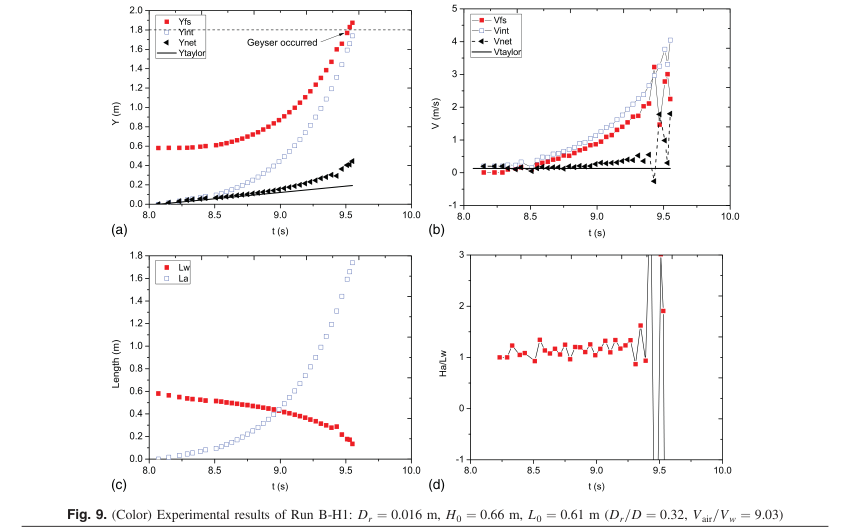
#> input picture tests/test_02_cong2017/cases/BH1_Dr16_H066_L061/reference/paper_scans/fig9_bh1_riser.png, 1700 x 1063 px, found by its file name (shown at 1/2 size)
$ python caseA_digitize_paper.py
#> lines starting #> are read from the running program, lines starting #| are printed output that depends on the picture; after the words box and inside, x2 and y2 are one past the last pixel; in counts of white or black regions, pixels touching at a corner belong together
# -*- coding: utf-8 -*-
"""Digitize the Run B-H1 measurements from the Cong (2017) figure scans:

  * Fig. 9(a)  -- Yfs (red filled squares) and Yint (blue open squares) vs t,
                  axes t = 8..10 s, Y = 0..2.0 m;
  * Fig. 10(a) -- PT1 pressure trace H/H0 vs t (Run B-1, same condition as
                  B-H1 on the video-camera series), axes t = 0..13 s(x ticks
                  0,2,...,12; box spans 0..13), H/H0 = 0..4 (red line = PT1).

Outputs digitized/fig9a_levels.csv, digitized/fig10a_pt1.csv + debug overlays.
Plot-box pixel anchors were measured with _probe_fig_boxes.py.
"""
import csv
from pathlib import Path

import numpy as np
import matplotlib
matplotlib.use("Agg")
import matplotlib.pyplot as plt
import matplotlib.image as mpimg

HERE = Path(__file__).resolve().parent
DIG = HERE / "digitized"
DIG.mkdir(exist_ok=True)

# ---------------------------------------------------------------- Fig. 9(a)
# box: x 297..822 px = t 8..10 s ; y 17..416 px = Y 2.0..0.0 m
F9 = dict(x0=297.0, x1=822.0, t0=8.0, t1=10.0, y0=416.0, y1=17.0, v0=0.0, v1=2.0)


def px_to_val(box, px, py):
    t = box["t0"] + (px - box["x0"]) / (box["x1"] - box["x0"]) * (box["t1"] - box["t0"])
    v = box["v0"] + (py - box["y0"]) / (box["y1"] - box["y0"]) * (box["v1"] - box["v0"])
    return t, v


def cluster_points(mask, min_px=4):
    """connected components -> centroids (cx, cy, size)"""
    import scipy.ndimage as ndi
    lab, n = ndi.label(mask)
    out = []
    for i in range(1, n + 1):
        ys, xs = np.where(lab == i)
        if xs.size >= min_px:
            out.append((float(xs.mean()), float(ys.mean()), int(xs.size)))
    return out


def digitize_fig9a():
    img = mpimg.imread(HERE / "paper_scans" / "fig9_bh1_riser.png")
#> img is the input picture: shape (1063, 1700, 3) float32; mean R, G, B 0.977, 0.972, 0.973
    rgb = img[..., :3]
    H, W = rgb.shape[:2]
#> H = 1063; W = 1700
    r, g, b = rgb[..., 0], rgb[..., 1], rgb[..., 2]
    # panel (a) interior only
    inbox = np.zeros((H, W), bool)
    inbox[int(F9["y1"]) + 3:int(F9["y0"]) - 1, int(F9["x0"]) + 3:int(F9["x1"]) - 1] = True
    # legend box (top-left of panel a): mask out
    inbox[15:120, 300:470] = False

    red = (r > 0.55) & (g < 0.45) & (b < 0.45) & inbox            # Yfs filled squares
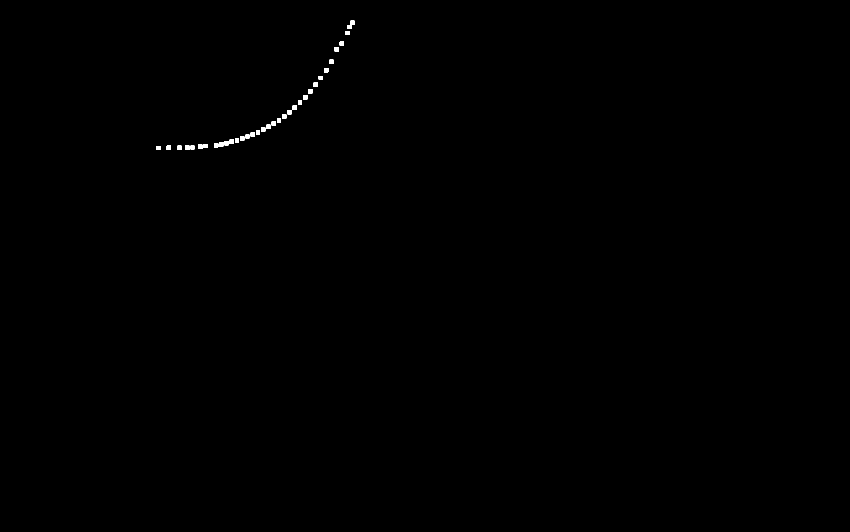
#> red: shape (1063, 1700) bool (shown at 1/2 size); 0.15% white; 34 white regions, largest, box (x1, y1, x2, y2) and area: (695, 41, 709, 58) 145, (606, 190, 615, 199) 81, (585, 211, 594, 220) 81
    blue = (b > 0.45) & (b - r > 0.12) & (b - g > 0.08) & inbox   # Yint open squares
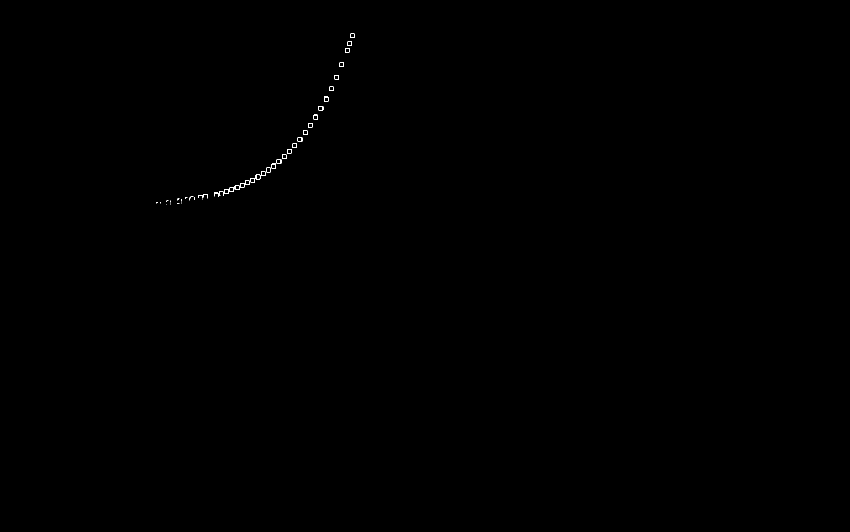
#> blue: shape (1063, 1700) bool (shown at 1/2 size); 0.06% white in thin lines or dots, all inside (x1, y1, x2, y2) = (312, 67, 710, 409)

    pts_fs = cluster_points(red, min_px=6)
#> in cluster_points, `lab, n = ndi.label(mask)`: lab: shape (1063, 1700) int32; 35 distinct labels, from 0 to 34
#> in cluster_points, `lab, n = ndi.label(mask)`: n = 34
#> after the loop in cluster_points, `for i in range(1, n + 1):`: out = 34 items, first 6: (701.7, 49.25, 145), (694, 65.5, 72), (683.1, 87, 79), (673, 98.05, 80), (662.5, 123, 72), (652, 139.9, 80)
#> pts_fs has the same summary as out in cluster_points
    pts_int = cluster_points(blue, min_px=4)
#> in cluster_points (call 2), `lab, n = ndi.label(mask)`: lab: shape (1063, 1700) int32; 46 distinct labels, from 0 to 45
#> the loop in cluster_points (call 2), `for i in range(1, n + 1):` made 45 passes
#> (ys, xs) on passes 31 to 36: ([393, 393, 393, 393, 393, 393, 394, 394, 395, 395, 396], [381, 382, 383, 384, 385, 386, 380, 381, 380, 381, 380]), ([394, 395, 396, 397, 398, 399], [389, 389, 389, 389, 389, 389]), ([395, 395, 395, 395, 395, 396, 397], [370, 371, 372, 373, 374, 370, 370]), ([395, 396, 397, 398, 399, 400], [378, 378, 378, 378, 378, 378]), ([397, 397, 397, 397, 398, 398, 398, 398, 399, 400], [355, 356, 357, 358, 354, 355, 356, 357, 354, 354]), ([397, 398], [404, 404])
#> pts_int = 40 items, first 6: (705.1, 71.21, 39), (699, 87, 32), (694, 100, 32), (683, 129, 32), (673, 154, 32), (663.1, 177.2, 39)

    rows = []
    for cx, cy, _ in pts_fs:
        t, v = px_to_val(F9, cx, cy)
        rows.append((t, v, "fs"))
#> this loop made 34 passes
#> (cx, cy, t, v) on passes 1 to 12: (701.7, 49.25, 9.54, 1.84), (694, 65.5, 9.51, 1.76), (683.1, 87, 9.47, 1.65), (673, 98.05, 9.43, 1.59), (662.5, 123, 9.39, 1.47), (652, 139.9, 9.35, 1.38), (641.1, 155.5, 9.31, 1.31), (631, 168.9, 9.27, 1.24), (620, 182.1, 9.23, 1.17), (610, 194, 9.19, 1.11), (599.5, 205, 9.15, 1.06), (589, 215, 9.11, 1.01)
#> after the loop, rows = 34 items, first 6: (9.54, 1.84, 'fs'), (9.51, 1.76, 'fs'), (9.47, 1.65, 'fs'), (9.43, 1.59, 'fs'), (9.39, 1.47, 'fs'), (9.35, 1.38, 'fs')
    for cx, cy, _ in pts_int:
        t, v = px_to_val(F9, cx, cy)
        rows.append((t, v, "int"))
#> this loop made 40 passes
#> (cx, cy, t, v) on passes 1 to 12: (705.1, 71.21, 9.55, 1.73), (699, 87, 9.53, 1.65), (694, 100, 9.51, 1.58), (683, 129, 9.47, 1.44), (673, 154, 9.43, 1.31), (663.1, 177.2, 9.39, 1.2), (651.9, 197, 9.35, 1.1), (641.9, 216, 9.31, 1), (631, 233.1, 9.27, 0.917), (620, 250, 9.23, 0.832), (610, 265, 9.19, 0.757), (600, 278.5, 9.15, 0.689)
#> after the loop, rows = 74 items, first 6: (9.54, 1.84, 'fs'), (9.51, 1.76, 'fs'), (9.47, 1.65, 'fs'), (9.43, 1.59, 'fs'), (9.39, 1.47, 'fs'), (9.35, 1.38, 'fs')
    rows.sort()
    with (DIG / "fig9a_levels.csv").open("w", newline="") as f:
        w = csv.writer(f)
        w.writerow(["t_s", "Y_m", "kind"])
        for t, v, k in rows:
            w.writerow([f"{t:.4f}", f"{v:.4f}", k])
#> this loop made 74 passes
#> (t, v, k) on passes 1 to 12: (8.06, 0.0576, 'int'), (8.07, 0.604, 'fs'), (8.14, 0.0727, 'int'), (8.15, 0.606, 'fs'), (8.17, 0.0677, 'int'), (8.22, 0.0907, 'int'), (8.22, 0.0501, 'int'), (8.23, 0.606, 'fs'), (8.25, 0.0802, 'int'), (8.28, 0.103, 'int'), (8.29, 0.607, 'fs'), (8.31, 0.0927, 'int')

    fig, (a1, a2) = plt.subplots(1, 2, figsize=(13, 5))
    a1.imshow(rgb)
    for cx, cy, _ in pts_fs:
        a1.plot(cx, cy, "o", ms=4, mfc="none", mec="#16a34a")
#> this loop made 34 passes
#> (cx, cy) on passes 1 to 12: (701.7, 49.25), (694, 65.5), (683.1, 87), (673, 98.05), (662.5, 123), (652, 139.9), (641.1, 155.5), (631, 168.9), (620, 182.1), (610, 194), (599.5, 205), (589, 215)
    for cx, cy, _ in pts_int:
        a1.plot(cx, cy, "s", ms=4, mfc="none", mec="#f59e0b")
#> this loop made 40 passes
#> (cx, cy) on passes 1 to 12: (705.1, 71.21), (699, 87), (694, 100), (683, 129), (673, 154), (663.1, 177.2), (651.9, 197), (641.9, 216), (631, 233.1), (620, 250), (610, 265), (600, 278.5)
    a1.set_xlim(250, 900); a1.set_ylim(450, 0)
    a1.set_title("Fig.9(a): detected markers (green=Yfs, orange=Yint)")
    for k, c, m in (("fs", "#dc2626", "s"), ("int", "#2563eb", "o")):
        xs = [t for t, v, kk in rows if kk == k]
        ys = [v for t, v, kk in rows if kk == k]
        a2.plot(xs, ys, m, ms=4, mfc="none", mec=c, label=k)
    a2.set_xlim(8, 10); a2.set_ylim(0, 2)
    a2.grid(alpha=0.3); a2.legend()
    a2.set_title("digitized Fig.9(a): Yfs / Yint vs t")
    fig.tight_layout()
    fig.savefig(DIG / "debug_fig9a.png", dpi=130)
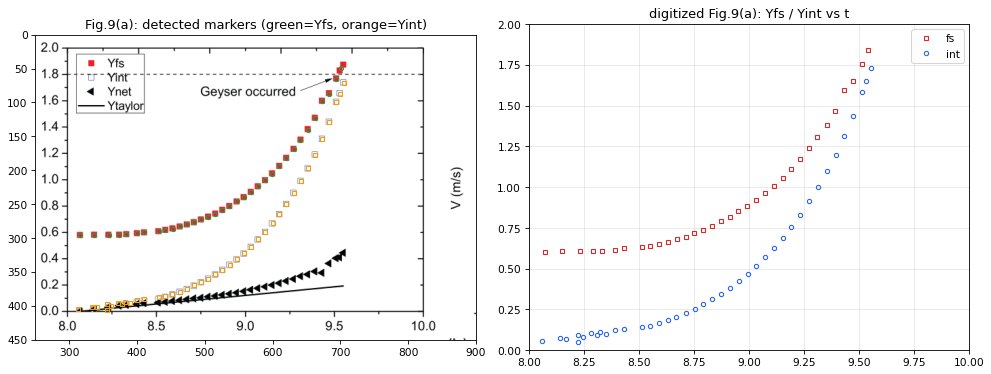
#> figure drawn by matplotlib, 2 panels; panel 2: curve peaks at x = 9.54, y = 1.84; panel 2: curve peaks at x = 9.55, y = 1.73
    plt.close(fig)
    nfs = sum(1 for *_x, k in rows if k == "fs")
#> nfs = 34
    print(f"fig9a: {nfs} fs + {len(rows)-nfs} int markers")
#| fig9a: 34 fs + 40 int markers


# ---------------------------------------------------------------- Fig. 10(a)
# box: x 180..747 px = t 0..13 s ; y 19..440 px = H/H0 4..0
F10 = dict(x0=180.0, x1=747.0, t0=0.0, t1=13.0, y0=440.0, y1=19.0, v0=0.0, v1=4.0)


def digitize_fig10a():
    img = mpimg.imread(HERE / "paper_scans" / "fig10_pressure.png")
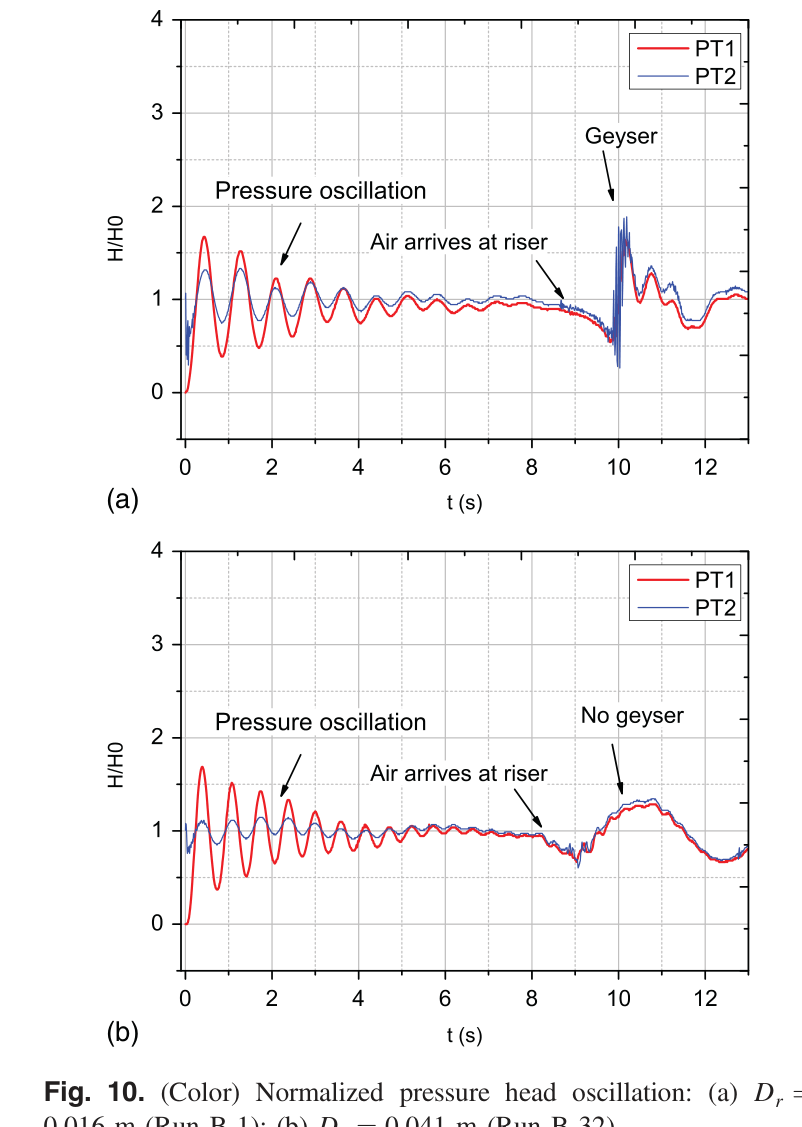
#> input picture tests/test_02_cong2017/cases/BH1_Dr16_H066_L061/reference/paper_scans/fig10_pressure.png, 802 x 1127 px, found by its file name
#> img is the input picture: shape (1127, 802, 3) float32; mean R, G, B 0.968, 0.963, 0.964
    rgb = img[..., :3]
    H, W = rgb.shape[:2]
#> H = 1127; W = 802
    r, g, b = rgb[..., 0], rgb[..., 1], rgb[..., 2]
#> r: shape (1127, 802) float32
#> g: shape (1127, 802) float32
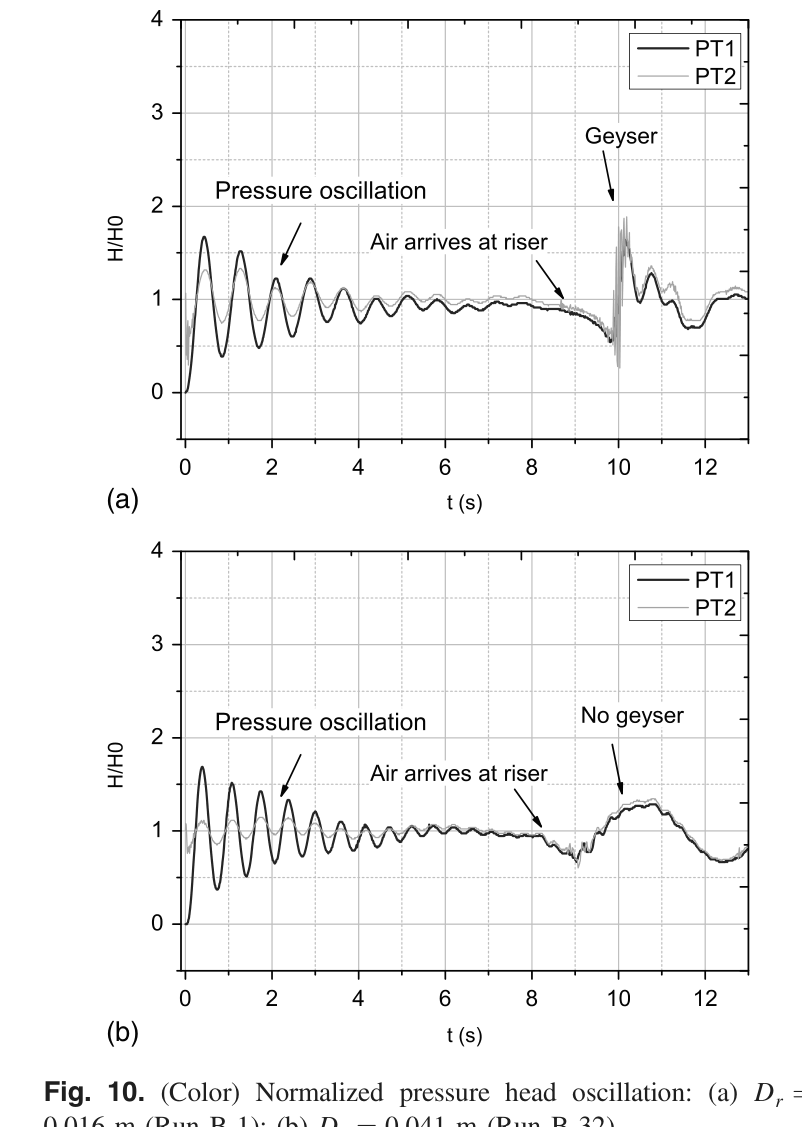
#> b: shape (1127, 802) float32; min 0.0157, max 1, mean 0.964
    inbox = np.zeros((H, W), bool)
    inbox[int(F10["y1"]) + 2:int(F10["y0"]) - 1, int(F10["x0"]) + 2:int(F10["x1"]) - 1] = True
    inbox[25:95, 620:745] = False        # legend
    red = (r > 0.5) & (g < 0.5) & (b < 0.5) & (r - np.maximum(g, b) > 0.10) & inbox
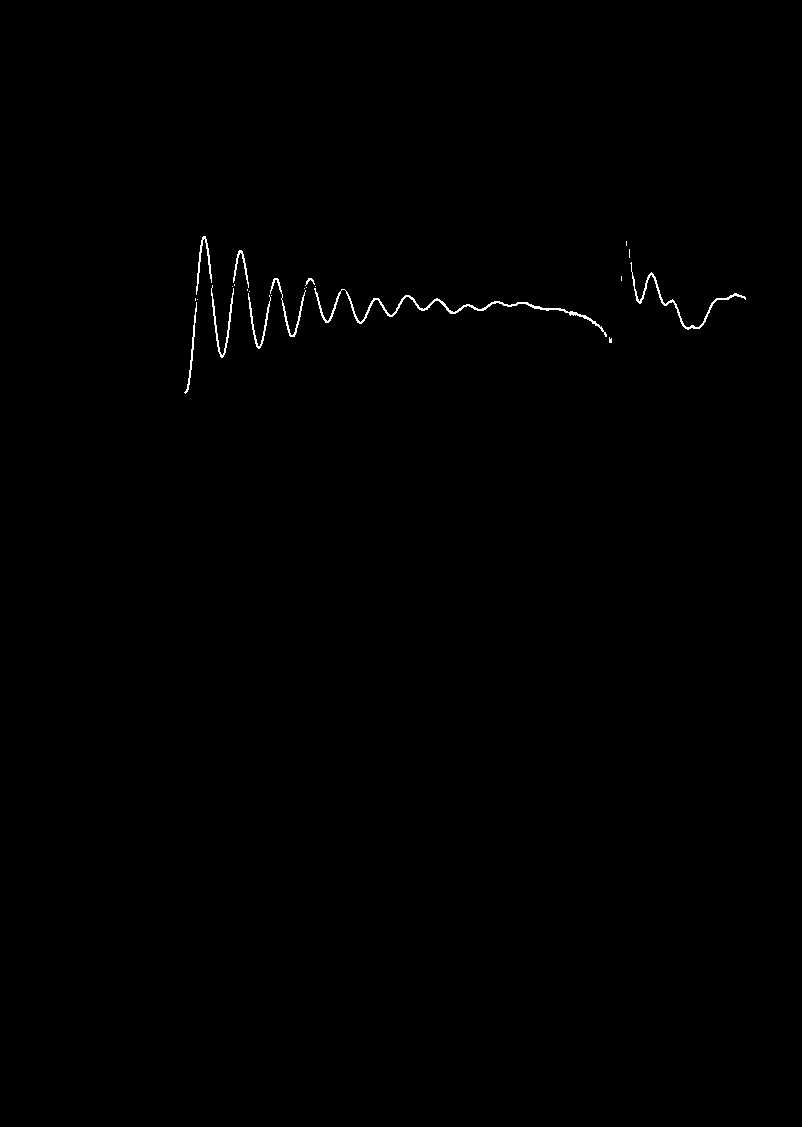
#> red: shape (1127, 802) bool; 0.3% white in thin lines or dots, all inside (x1, y1, x2, y2) = (184, 236, 746, 394)

    # per-column median (PT1 trace) -- keeps the sharp geyser spike
    ts, med, lo, hi = [], [], [], []
    for c in range(int(F10["x0"]) + 2, int(F10["x1"]) - 1):
        ys = np.where(red[:, c])[0]
        if ys.size == 0:
            continue
        t, _ = px_to_val(F10, c, 0)
        _, vmed = px_to_val(F10, c, float(np.median(ys)))
        _, vhi = px_to_val(F10, c, float(ys.min()))
        _, vlo = px_to_val(F10, c, float(ys.max()))
        ts.append(t); med.append(vmed); lo.append(vlo); hi.append(vhi)
#> this loop made 564 passes
#> (vmed, vhi, vlo) on passes 8 to 10: (0.599, 0.665, 0.532), (0.679, 0.76, 0.599), (0.77, 0.865, 0.675)
    with (DIG / "fig10a_pt1.csv").open("w", newline="") as f:
        w = csv.writer(f)
        w.writerow(["t_s", "HoverH0_med", "HoverH0_min", "HoverH0_max"])
        for row in zip(ts, med, lo, hi):
            w.writerow([f"{v:.4f}" for v in row])
#> this loop made 545 passes
#> row on passes 1 to 3: (0.0917, 0.456, 0.456, 0.456), (0.115, 0.456, 0.447, 0.466), (0.138, 0.47, 0.456, 0.485)

    fig, (a1, a2) = plt.subplots(1, 2, figsize=(13, 4.6))
    a1.imshow(red, cmap="gray_r")
    a1.set_title("Fig.10(a): PT1 red-pixel mask")
    a2.fill_between(ts, lo, hi, color="#fca5a5", alpha=0.6, label="pixel envelope")
    a2.plot(ts, med, color="#b91c1c", lw=1.0, label="median")
    a2.set_xlim(0, 13); a2.set_ylim(0, 4)
    a2.grid(alpha=0.3); a2.legend()
    a2.set_title("digitized Fig.10(a): PT1 H/H0 (Run B-1)")
    fig.tight_layout()
    fig.savefig(DIG / "debug_fig10a.png", dpi=130)
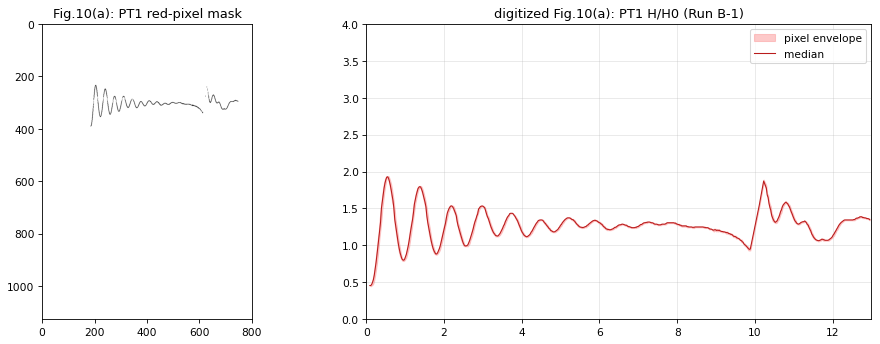
#> figure drawn by matplotlib, 2 panels; panel 2: curve peaks at x = 0.55, y = 1.93
    plt.close(fig)
    print(f"fig10a: {len(ts)} columns")
#| fig10a: 545 columns


if __name__ == "__main__":
    digitize_fig9a()
    digitize_fig10a()
